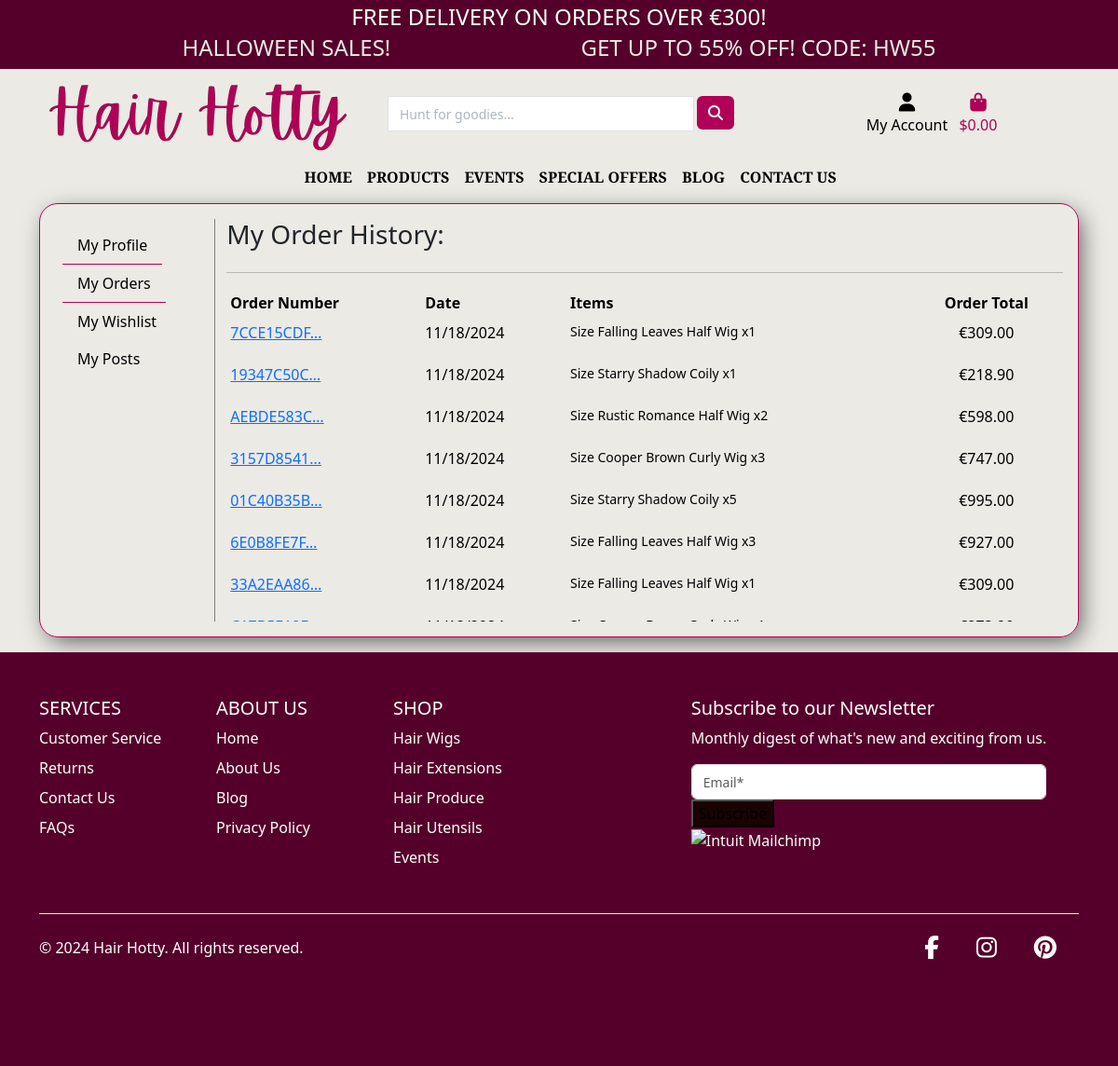
Page /profile/profile/2/orders/ (signed in) on the committed database.
### checkout/models.py (models this page shows, shortened)
class Order(models.Model):
    order_number = models.CharField(max_length=32, null=False, editable=False)
    user_profile = models.ForeignKey(UserProfile, on_delete=models.SET_NULL,
                                     null=True, blank=True, related_name='orders')
    full_name = models.CharField(max_length=50, null=False, blank=False)
    email = models.EmailField(max_length=254, null=False, blank=False)
    phone_number = models.CharField(max_length=20, null=False, blank=False)
    country = CountryField(blank_label='Country *', null=False, blank=False)
    postcode = models.CharField(max_length=20, null=True, blank=True)
    town_or_city = models.CharField(max_length=40, null=False, blank=False)
    street_address1 = models.CharField(max_length=80, null=False, blank=False)
    street_address2 = models.CharField(max_length=80, null=True, blank=True)
    county = models.CharField(max_length=80, null=True, blank=True)
    date = models.DateTimeField(auto_now_add=True)
    delivery_cost = models.DecimalField(max_digits=6, decimal_places=2, null=False, default=0)
    order_total = models.DecimalField(max_digits=10, decimal_places=2, null=False, default=0)
    grand_total = models.DecimalField(max_digits=10, decimal_places=2, null=False, default=0)
    original_bag = models.TextField(null=False, blank=False, default='')
    stripe_pid = models.CharField(max_length=254, null=False, blank=False, default='')

class OrderLineItem(models.Model):
    order = models.ForeignKey(Order, null=False, blank=False, on_delete=models.CASCADE, related_name='lineitems')
    product = models.ForeignKey(Product, null=False, blank=False, on_delete=models.CASCADE)
    product_size = models.CharField(max_length=2, null=True, blank=True) # XS, S, M, L, XL
    quantity = models.IntegerField(null=False, blank=False, default=0)
    lineitem_total = models.DecimalField(max_digits=8, decimal_places=2, null=False, blank=False, editable=False)

### products/models.py (models this page shows, shortened)
class Product(models.Model):
    primary_category = models.ForeignKey(
        PrimaryCategory,
        null=True,
        blank=True,
        on_delete=models.SET_NULL,
        related_name='products'
    )
    special_categories = models.ManyToManyField(
        SpecialCategory,
        blank=True,
        related_name='products'
    )
    id = models.UUIDField(default=uuid.uuid4, unique=True, primary_key=True, editable=False)
    name = models.CharField(max_length=254)
    description = models.TextField()
    has_sizes = models.BooleanField(default=False,null=True, blank=True)
    stock_amount = models.IntegerField(
        default=1, validators=[MinValueValidator(0), MaxValueValidator(1000)])
    in_stock = models.BooleanField(default=True)
    price = models.DecimalField(max_digits=8, decimal_places=2)
    discount = models.IntegerField(null=True, blank=True)
    on_sale = models.BooleanField(default=False)
    sale_price = models.DecimalField(
        max_digits=6, decimal_places=2, null=True, blank=True)
    rating = models.DecimalField(max_digits=6, decimal_places=1, null=True, blank=True)
    image_url = models.URLField(max_length=1024, null=True, blank=True)
    image = models.ImageField(null=True, blank=True)

### profiles/views.py (the view)
# urls.py: path('profile/<int:profile_id>/orders/', views.my_orders, name='my_orders'),
@login_required
def my_orders(request, profile_id):
    profile = get_object_or_404(UserProfile, pk=profile_id)
    orders = profile.orders.all().order_by('-date')
    context = {
        'orders': orders,
        'profile_id': profile.id,
    }
    return render(request, 'profiles/my_orders.html', context)

### profiles/templates/profiles/my_orders.html (shortened to what this page needs)
{% extends 'base.html' %}
{% load static %}
{% load widget_tweaks %}
{% block content %}
<section class="profile mb-3">
    <div class="container">
        <div class="row">
            <div class="col-12">
                <div class="custom-border p-3">
                    <div class="row">
                        {% include 'profiles/components/sidebar.html' %}
                        <div class="col-12 col-lg-10 mt-4 mt-lg-0 d-flex flex-column justify-content-center">
                            <h4 class="text-start fs-3 fw-4"> My Order History:</h4>
                            <hr>
                            {% if orders %}
                            <div class="order-history table-responsive">
                                <table class="table table-sm table-borderless">
                                    <thead>
                                        <tr>
                                            <th>Order Number</th>
                                            <th>Date</th>
                                            <th>Items</th>
                                            <th class="text-center">Order Total</th>
                                        </tr>
                                    </thead>
                                    <tbody>
                                        {% for order in orders %}
                                        <tr>
                                            <td>
                                                <a href="{% url 'order_history' order.order_number %}" title="{{ order.order_number }}">
                                                    {{ order.order_number|truncatechars:10 }}
                                                </a>
                                            </td>
                                            <td>{{ order.date|date:"SHORT_DATE_FORMAT" }}</td>
                                            <td>
                                                <ul class="list-unstyled">
                                                    {% for item in order.lineitems.all %}
                                                        <li class="small">
                                                            {% if item.product.has_sizes %}
                                                                Size {{ item.product.size|upper }}
                                                            {% endif %}{{ item.product.name }} x{{ item.quantity }}
                                                        </li>
                                                    {% endfor %}
                                                </ul>
                                            </td>
                                            <td class="text-center">€{{ order.grand_total }}</td>
                                        </tr>
                                        {% endfor %}
                                    </tbody>
                                </table>
                            </div>
                            {% else %}
                            <div class="d-grid gap-2">
                                <p class="text-center">You have no new orders</p>
                                <a href="{% url 'products' %}" class="btn btn-cordovan d-block mx-auto">Browse Shop</a>
                            </div>
                            {% endif %}
                        </div>
                    </div>
                </div>
            </div>
        </div>
    </div>
</section>
{% endblock content %}

### static/css/style.css (style rules this page uses)
:root { --cordovan: #B00058; --licorice: #55002A; --hot-pink: #FF69B4; --pink:#FF439D; --old-lace: #FDF4E7; --white: #ffff; --dark: #140C00; --background: #ebeae5; --gray: #1a0303; --dark-gray:#6f6a6a; }
body { min-height: 100vh; display: flex; flex-direction: column; background-color: var(--background); }
.custom-border { border: var(--cordovan) 1px solid; border-radius: 20px; box-shadow: 5px 7px 26px -4px rgba(0, 0, 0, 0.66); -webkit-box-shadow: 5px 7px 26px -4px rgba(0, 0, 0, 0.66); -moz-box-shadow: 5px 7px 26px -4px rgba(0, 0, 0, 0.66); }
.table > :not(caption) > * > * { background-color: transparent; border-bottom-color: var(--dark-gray); }
.order-history { max-height: 529px; overflow-y: auto; }
.order-history { max-height: 358px; overflow-y: auto; }

### rows in the picture
Order: order_number "7CCE15CDF…", date "11/18/2024", grand_total "309.00"
OrderLineItem: product.name "Falling Leaves Half Wig", quantity "1"
Order: order_number "19347C50C…", date "11/18/2024", grand_total "218.90"
OrderLineItem: product.name "Starry Shadow Coily", quantity "1"
Order: order_number "AEBDE583C…", date "11/18/2024", grand_total "598.00"
OrderLineItem: product.name "Rustic Romance Half Wig", quantity "2"
Order: order_number "3157D8541…", date "11/18/2024", grand_total "747.00"
OrderLineItem: product.name "Cooper Brown Curly Wig", quantity "3"
Order: order_number "01C40B35B…", date "11/18/2024", grand_total "995.00"
OrderLineItem: product.name "Starry Shadow Coily", quantity "5"
Order: order_number "6E0B8FE7F…", date "11/18/2024", grand_total "927.00"
OrderLineItem: product.name "Falling Leaves Half Wig", quantity "3"
Order: order_number "33A2EAA86…", date "11/18/2024", grand_total "309.00"
OrderLineItem: product.name "Falling Leaves Half Wig", quantity "1"

### other values in the picture
{{ free_delivery_threshold }} "300"
